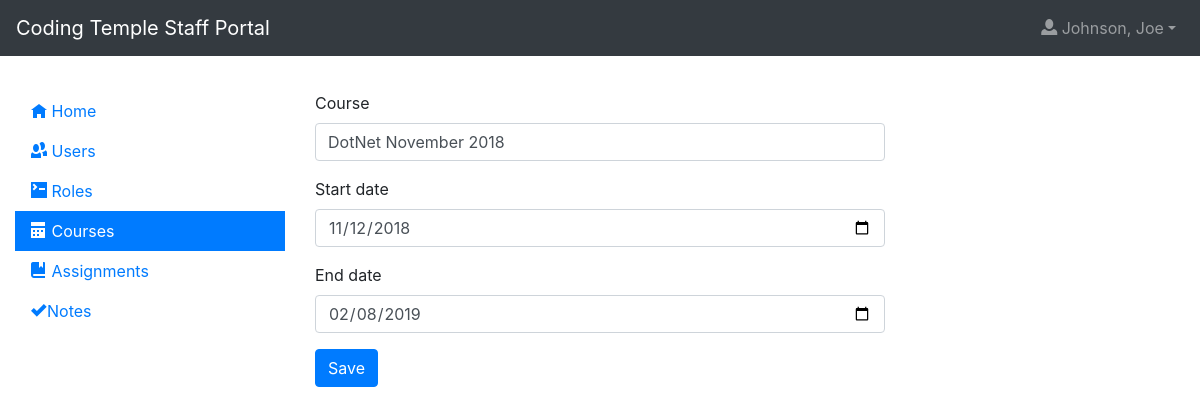
The page /courses/edit?id=1 (signed in) on the database its author committed.
### app/models.py (models this page shows, shortened)
class TimestampMixin(object):
    created = db.Column(
        db.DateTime, nullable=False, default=datetime.utcnow)
    updated = db.Column(db.DateTime, default=datetime.utcnow, onupdate=datetime.utcnow)

class User(UserMixin, TimestampMixin, db.Model):
  id = db.Column(db.Integer, primary_key=True)
  f_name = db.Column(db.String)
  preferred_name = db.Column(db.String)
  l_name = db.Column(db.String)
  image = db.Column(db.String, default='http://placehold.it/400x900&text=Image')
  email = db.Column(db.String, index=True, unique=True)
  bio = db.Column(db.String, default = 'Enter a bio')
  password_hash = db.Column(db.String)
  roles = db.relationship('Role', secondary=userRole, lazy='subquery', backref=db.backref('users', lazy=True))
  contact_phone = db.Column(db.String, nullable=True)
  personal_website = db.Column(db.String, nullable=True)
  street_address = db.Column(db.String, nullable=True)
  city = db.Column(db.String, nullable=True)
  state = db.Column(db.String, nullable=True)
  postal_code = db.Column(db.String, nullable=True)
  linkedin_url = db.Column(db.String, nullable=True)
  github_name = db.Column(db.String, nullable=True)
  twitter_name = db.Column(db.String, nullable=True)
  employment_histories = db.relationship('EmploymentHistory', backref='user', lazy=True)

class Course(TimestampMixin, db.Model):
  id = db.Column(db.Integer, primary_key=True)
  name = db.Column(db.String)
  start_date = db.Column(db.DateTime)
  end_date = db.Column(db.DateTime)

### app/blueprints/courses/__init__.py (the view, shortened to what this page needs)
@courses.route('/edit', methods=['GET', 'POST'])
@login_required
@authorize
def edit():
  form = CourseForm()
  cid = request.args.get('id') or form.cid.data
  course = Course.query.get(cid)
  if cid is None or course is None:
    flash('Course not found', 'danger')
    return redirect(url_for('courses.index'))
  form.name.data = course.name
  form.start_date.data = course.start_date
  form.end_date.data = course.end_date
  form.cid.data = course.id
  context = {
    'form': form
  }
  return render_template('courses/edit.html', **context)

### app/blueprints/courses/forms.py
class CourseForm(FlaskForm):
  with app.app_context():
    cid = HiddenField('ID')
    name = StringField('Course')
    start_date = DateField('Start date', validators=[DataRequired()])
    end_date = DateField('End date', validators=[DataRequired()])
    submit = SubmitField('Save')

### app/models.py (called while the page is built)
@login.user_loader
def load_user(id):
  return User.query.get(int(id))

### app/blueprints/courses/templates/courses/edit.html (shortened to what this page needs)
{% extends 'layout.html' %}
{% block app_content %}
    <form action="{{ url_for('courses.edit') }}" method="POST" role="form">
        <div class="form-group">
          {{ form.name.label }}
          {{ form.name(class='form-control') }}
        </div>
        <div class="form-group">
          {{ form.start_date.label }}
          {{ form.start_date(class='form-control', type='date') }}
        </div>
        <div class="form-group">
            {{ form.end_date.label }}
            {{ form.end_date(class='form-control', type='date') }}
        </div>
        {{ form.submit(class='btn btn-primary') }}
    </form>
{% endblock %}

### app/templates/includes/navigation.html (shortened to what this page needs)
<nav class="navbar navbar-expand-lg sticky-top navbar-dark bg-dark">
  <a class="navbar-brand" href="{{ url_for('index') }}">Coding Temple Staff Portal</a>
  <div class="collapse navbar-collapse" id="navbarSupportedContent">
    <ul class="navbar-nav ml-auto">
        {% if not current_user.is_authenticated %}
          <li class="nav-item">
            <a class="nav-link" href="{{ url_for('account.login') }}"><span class="oi oi-account-login"></span> Login</a>
          </li>
          <li class="nav-item">
            <a class="nav-link" href="{{ url_for('account.register') }}"><span class="oi oi-thumb-up"></span> Register</a>
          </li>
        {% else %}
          <li class="nav-item dropdown">
            <a class="nav-link dropdown-toggle" data-toggle="dropdown" href="#" role="button" aria-haspopup="true" aria-expanded="false"><span class="oi oi-person" title="person" aria-hidden="true"></span> {{ "{}, {}".format(current_user.l_name, current_user.f_name) }}</a>
          </li>
        {% endif %}
    </ul>
  </div>
</nav>

### app/static/css/main.css (style rules this page uses)
#sidebar-1 a, .navbar { border-radius: 0; }

### rows shown on the page
User: l_name+f_name "Johnson, Joe"
Course: name "DotNet November 2018", start_date "11/12/2018", end_date "02/08/2019"
